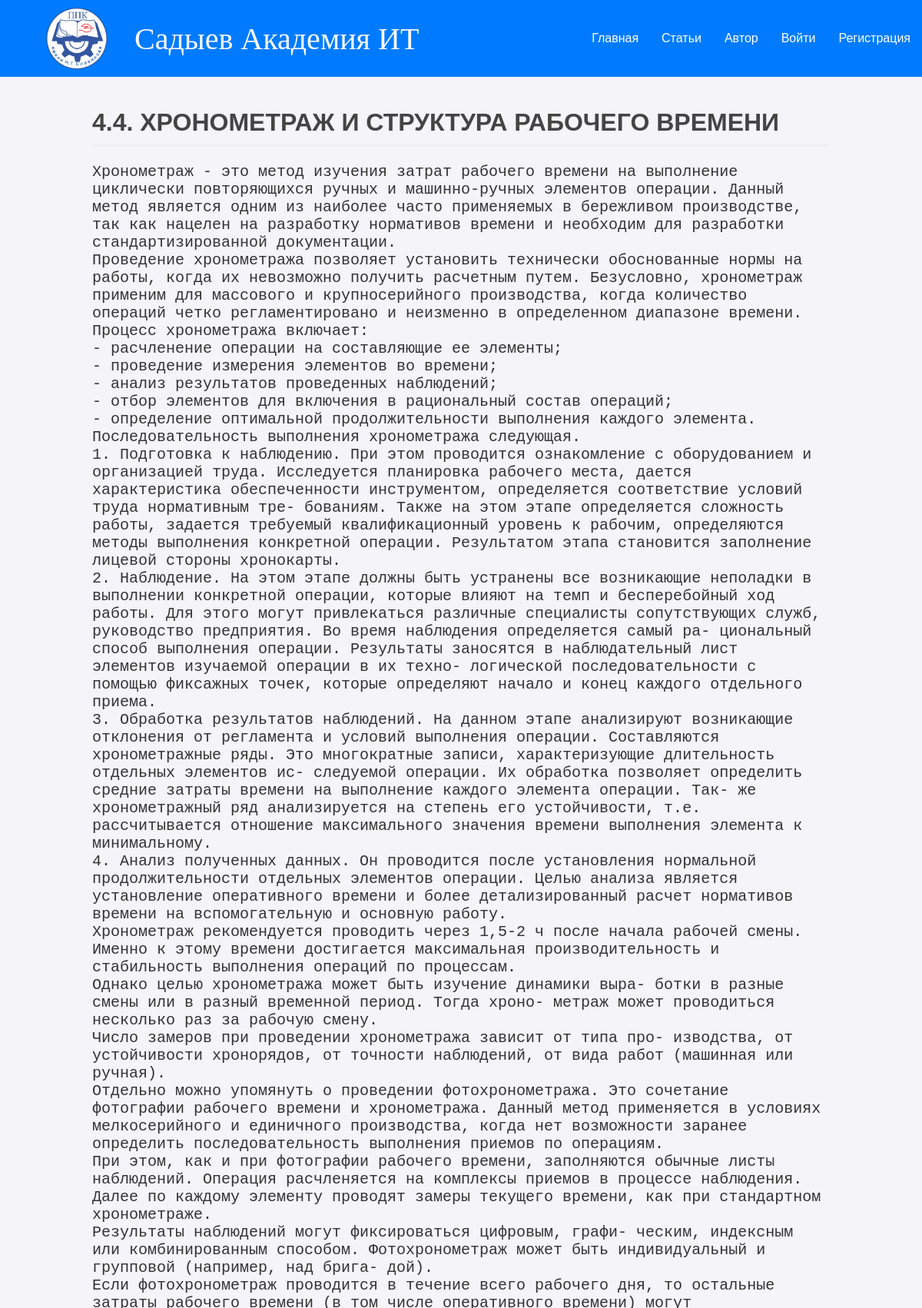
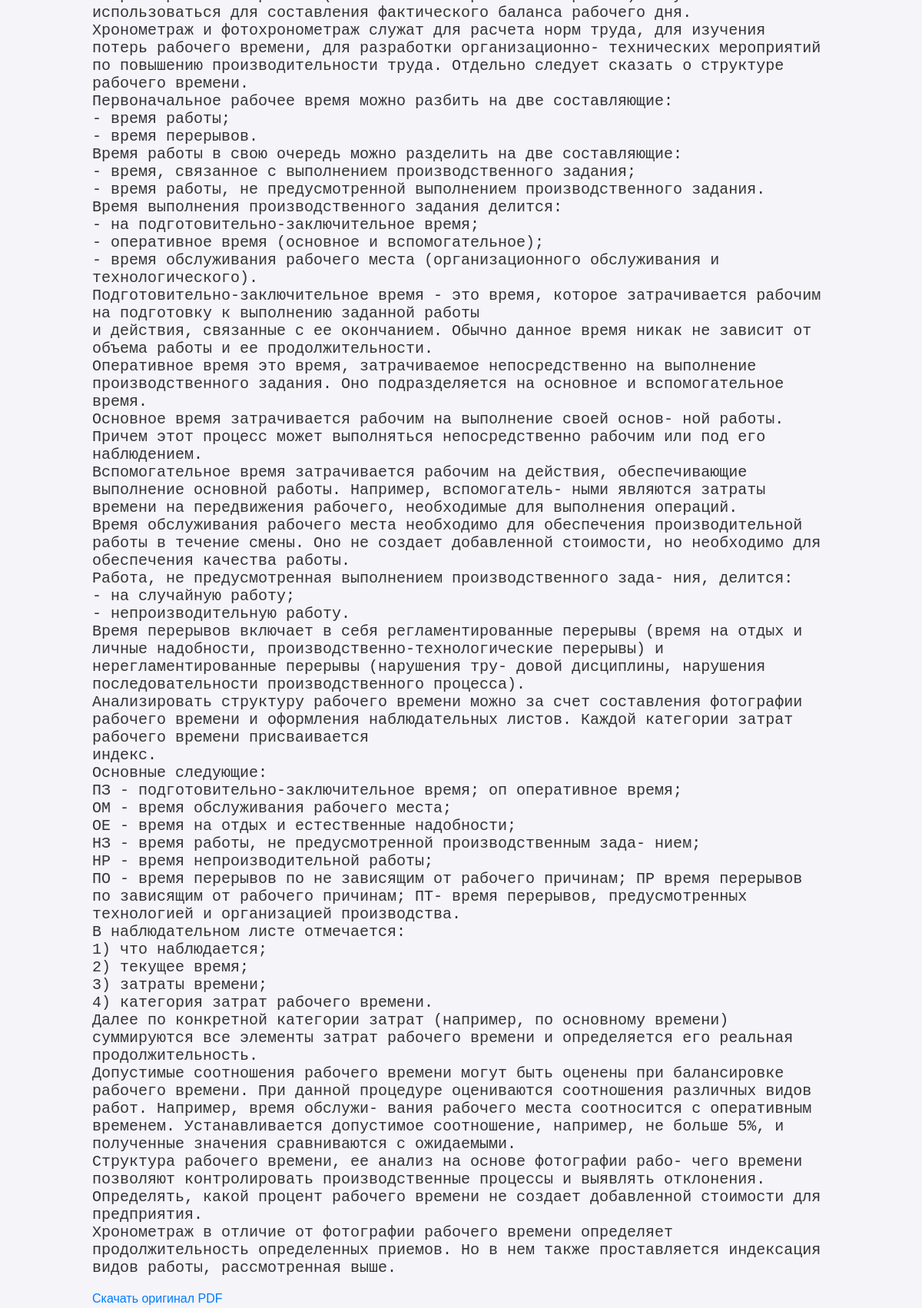
/articles/1/ (upper part), run on the app's committed database (2 pictures, top to bottom).
### main/models.py (models this page shows, shortened)
class Article(models.Model):
    title = models.CharField(max_length=200)
    content = models.TextField()
    author = models.ForeignKey(User, on_delete=models.CASCADE)
    created_at = models.DateTimeField(auto_now_add=True)
    pdf_file = models.FileField(upload_to='pdfs/', null=True, blank=True)
    video = models.CharField(max_length=200, null=True)

### main/views.py (the view)
# urls.py: path('articles/<int:id>/', views.article_detail, name='article_detail'),
def article_detail(request, id):
    article = get_object_or_404(Article, id=id)
    link = "https://www.youtube.com/embed/" + str(article.video)
    print("ССЫЛОЧКА: ",link)
    return render(request, 'main/article_detail.html', {'article': article, 'link' : link})

### main/templates/main/article_detail.html (shortened to what this page needs)
<!DOCTYPE html>
{% load static %}
<html>
<head>
    <link rel="stylesheet" href="{% static 'main/css/styles.css' %}">
</head>
<body>
    <nav>
        <div class="logo">
            <img src="{% static 'main/images/logo.png' %}" alt="Logo">
            <a class="mytitle" style="text-decoration: none;" href="{% url 'home' %}">Садыев Академия ИТ</a>
        </div>
        <div class="menu">
            <a href="{% url 'home' %}">Главная</a>
            <a href="{% url 'article_list' %}">Статьи</a>
            <a href="{% url 'about' %}">Автор</a>
            {% if user.is_authenticated %}
                <a href="{% url 'quiz_list' %}">Проверка знаний</a>
                <a href="{% url 'profile' %}">Личный кабинет</a>
                <a href="{% url 'logout' %}">Выйти</a>
            {% else %}
                <a href="{% url 'login' %}">Войти</a>
                <a href="{% url 'register' %}">Регистрация</a>
            {% endif %}
        </div>
    </nav>
    <div class="container">
        <h1>{{ article.title }}</h1>
        <pre style="font-size: 20px; white-space: pre-wrap;">{{ article.content }}</pre>
        {% if article.pdf_file %}
                <a href="{{ article.pdf_file.url }}" download>Скачать оригинал PDF</a>
        {% endif %}
                    <br>
                    <br>
                    <br>
    </div>
</body>
</html>

### main/static/main/css/styles.css (style rules this page uses)
body { font-family: Arial, sans-serif; background-color: #f4f4f9; margin: 0; padding: 0; color: #333; }
.container { width: 80%; margin: 0 auto; padding: 20px; }
h1, h2, h3 { color: #444; border-bottom: 2px solid #eee; padding-bottom: 10px; }
a { color: #007bff; text-decoration: none; }
nav { background: #007bff; color: #fff; padding: 10px 0; display: flex; align-items: center; justify-content: space-between; }
nav .logo { display: flex; align-items: center; margin-left: 20px; }
nav .mytitle { font-size: 40px; font-family: Bahnschrift; color: hsl(0, 0%, 98%); }
nav .logo img { height: 80px; margin-right: 20px; margin-left: 40px; }
nav .menu { display: flex; align-items: center; }
nav a { color: #fff; margin: 0 15px; text-decoration: none; }

### data on the page
Article: title "4.4. ХРОНОМЕТРАЖ И СТРУКТУРА РАБОЧЕГО ВРЕМЕНИ", content "Хронометраж - это метод изучения затрат рабочего времени на выполнение циклически повторяющихся ручных и машинно-ручных элементов операции. Данный метод является одним из наиболее часто применяемых в бережливом производстве, так как нацелен на разработку нормативов времени и необходим для разработки стандартизированной документации. Проведение хронометража позволяет установить технически обоснованные нормы на работы, когда их невозможно получить расчетным путем. Безусловно, хронометраж применим для массового и крупносерийного производства, когда количество операций четко регламентировано и неизменно в определенном диапазоне времени. Процесс хронометража включает: - расчленение операции на…"
